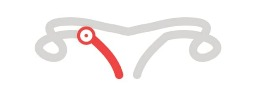
#> input picture ptrackernew.jpeg, 256 x 98 px, found by its file name
$ python prepare_ptracker.py
#> lines starting #> are read from the running program, lines starting #| are printed output that depends on the picture
# -*- coding: utf-8 -*-
"""The tracker from ptrackernew.jpeg: cleaned of its red, and traced.

    python tool/prepare_ptracker.py <path-to-ptrackernew.jpeg>

Writes two things:

* assets/ptracker.png -- the drawing with the red segment and the ring
  removed and the grey line restored under them, on a transparent
  background. The drawing is left-right symmetric, so the grey under the red
  is taken from the mirror pixel on the right; nothing is invented.
* lib/features/home/widgets/cycle_tracker_guide.dart -- the line's centre,
  in order, from the bottom-left tip up the left side, round the left loop,
  across the top, round the right loop and down the right side to the
  bottom-right tip. The app draws the cycle in red along it up to today,
  with a ring on today.

The line crosses itself at each loop, which defeats every walk along it, so
the order is built from landmarks measured on the drawing -- the tips, the
shoulders, each loop's extremes, the arch peaks and the centre dip -- joined
by a smooth spline through them. Under a five-pixel stroke that is the line.
"""
import math
import sys

from PIL import Image

ASSET = 'assets/ptracker.png'
OUT = 'lib/features/home/widgets/cycle_tracker_guide.dart'
SCALE = 3
POINTS = 240


def is_red(rgb):
    r, g, b = rgb
    hi, lo = max(rgb), min(rgb)
    return hi > 140 and (hi - lo) / hi > 0.30 and r > g and r > b


def is_ink(rgb):
    return not (rgb[0] > 236 and rgb[1] > 236 and rgb[2] > 236)


def clean(img):
    """Red and ring replaced by the mirror pixel; white made transparent."""
    w, h = img.size
    src = img.convert('RGB').load()
    out = Image.new('RGBA', img.size, (0, 0, 0, 0))
    dst = out.load()
    redset = set()
    for y in range(h):
        for x in range(w):
            if is_red(src[x, y]):
                for dx in range(-4, 5):
                    for dy in range(-4, 5):
                        redset.add((x + dx, y + dy))
    for y in range(h):
        for x in range(w):
            sx = w - 1 - x if (x, y) in redset else x
            rgb = src[sx, y]
            if is_ink(rgb) and not is_red(rgb):
                dst[x, y] = (rgb[0], rgb[1], rgb[2], 255)
    return out


def landmarks(cleaned):
    big = cleaned.resize((cleaned.width * SCALE, cleaned.height * SCALE), Image.LANCZOS)
    w, h = big.size
    px = big.load()
    ink = {(x, y) for y in range(h) for x in range(w) if px[x, y][3] > 40}
    cx = w / 2

    def lowest(pred):
        return max((p for p in ink if pred(p)), key=lambda p: p[1])

    def highest(pred):
        return min((p for p in ink if pred(p)), key=lambda p: p[1])

    # Tips: the lowest ink on each side of the centre, taken at the middle of
    # the stroke's width there.
    def tip(left):
        row = lowest(lambda p: p[0] < cx if left else p[0] > cx)
        xs = [p[0] for p in ink if p[1] == row[1] and ((p[0] < cx) if left else (p[0] > cx))]
        return (sum(xs) / len(xs), row[1])

    tip_l, tip_r = tip(True), tip(False)

    # Loops: the leftmost and rightmost ink, and around each, the loop's box.
    leftmost = min(ink, key=lambda p: p[0])
    rightmost = max(ink, key=lambda p: p[0])

    def loop_box(anchor, left):
        # The loop is the ink within a band of columns from the extreme.
        span = w * 0.16
        pts = [p for p in ink if (p[0] < anchor[0] + span if left else p[0] > anchor[0] - span)]
        xs = [p[0] for p in pts]
        ys = [p[1] for p in pts]
        return min(xs), min(ys), max(xs), max(ys)

    lb = loop_box(leftmost, True)
    rb = loop_box(rightmost, False)

    # The top arch: the highest ink per column across the middle.
    def top_at(x):
        ys = [p[1] for p in ink if p[0] == int(x)]
        return min(ys) if ys else None

    # Centre dip: the lowest point of the top edge near the centre.
    dip_x = max(range(int(cx - w * 0.06), int(cx + w * 0.06)), key=lambda x: top_at(x) or -1)
    dip = (dip_x, top_at(dip_x) + SCALE * 2.5)
    # Arch peaks: the highest point of the top edge on each side.
    peak_l_x = min(range(int(w * 0.22), int(cx - w * 0.06)), key=lambda x: top_at(x) or 1e9)
    peak_r_x = min(range(int(cx + w * 0.06), int(w * 0.78)), key=lambda x: top_at(x) or 1e9)
    peak_l = (peak_l_x, top_at(peak_l_x) + SCALE * 2.5)
    peak_r = (peak_r_x, top_at(peak_r_x) + SCALE * 2.5)

    # Shoulders: where each side reaches the top -- the highest ink in the
    # column band just inside each loop box, taken at the stroke's centre.
    sh_l_x = lb[2] + w * 0.03
    sh_r_x = rb[0] - w * 0.03
    sh_l = (sh_l_x, top_at(sh_l_x) + SCALE * 2.5)
    sh_r = (sh_r_x, top_at(sh_r_x) + SCALE * 2.5)

    # Mid-side points: on each side, halfway between tip and shoulder in y,
    # at the stroke's centre.
    def side_mid(tip, shoulder, left):
        y = int((tip[1] + shoulder[1]) / 2)
        xs = [p[0] for p in ink if p[1] == y and ((p[0] < cx) if left else (p[0] > cx))]
        # the side is the run nearest the centre
        xs = sorted(xs, reverse=left)
        run = [xs[0]]
        for x in xs[1:]:
            if abs(x - run[-1]) <= 2:
                run.append(x)
            else:
                break
        return (sum(run) / len(run), y)

    mid_l = side_mid(tip_l, sh_l, True)
    mid_r = side_mid(tip_r, sh_r, False)

    # Loop points, at the stroke's centre: bottom, outer, top (the loop's
    # own top, under the tube), and the crossing near the shoulder.
    inset = SCALE * 2.5

    def loop_pts(box, left):
        x0, y0, x1, y1 = box
        bottom = ((x0 + x1) / 2, y1 - inset)
        outer = ((x0 + inset) if left else (x1 - inset), (y0 + y1) / 2)
        top = ((x0 + x1) / 2, y0 + inset + SCALE * 4)
        return bottom, outer, top

    lb_bottom, lb_outer, lb_top = loop_pts(lb, True)
    rb_bottom, rb_outer, rb_top = loop_pts(rb, False)

    # The path, in order. The tube leaves the shoulder outward and down into
    # the loop's bottom, round the outside, up over the loop's top, and back
    # in over the crossing to the arch peak.
    left_tube_mid = ((sh_l[0] + lb_bottom[0]) / 2, (sh_l[1] + lb_bottom[1]) / 2 + SCALE * 3)
    right_tube_mid = ((sh_r[0] + rb_bottom[0]) / 2, (sh_r[1] + rb_bottom[1]) / 2 + SCALE * 3)
    path = [
        tip_l, mid_l, sh_l, left_tube_mid, lb_bottom, lb_outer, lb_top,
        (sh_l[0] + SCALE * 2, sh_l[1] + SCALE * 4), peak_l, dip, peak_r,
        (sh_r[0] - SCALE * 2, sh_r[1] + SCALE * 4), rb_top, rb_outer, rb_bottom,
        right_tube_mid, sh_r, mid_r, tip_r,
    ]
    return [(x / w, y / h) for x, y in path], big


def catmull_rom(points, per_segment):
    out = []
    n = len(points)
    for i in range(n - 1):
        p0 = points[max(i - 1, 0)]
        p1 = points[i]
        p2 = points[i + 1]
        p3 = points[min(i + 2, n - 1)]
        for k in range(per_segment):
            t = k / per_segment
            t2, t3 = t * t, t * t * t
            x = 0.5 * ((2 * p1[0]) + (-p0[0] + p2[0]) * t + (2 * p0[0] - 5 * p1[0] + 4 * p2[0] - p3[0]) * t2 + (-p0[0] + 3 * p1[0] - 3 * p2[0] + p3[0]) * t3)
            y = 0.5 * ((2 * p1[1]) + (-p0[1] + p2[1]) * t + (2 * p0[1] - 5 * p1[1] + 4 * p2[1] - p3[1]) * t2 + (-p0[1] + 3 * p1[1] - 3 * p2[1] + p3[1]) * t3)
            out.append((x, y))
    out.append(points[-1])
    return out


def resample(path, n):
    dists = [0.0]
    for a, b in zip(path, path[1:]):
        dists.append(dists[-1] + math.hypot(b[0] - a[0], b[1] - a[1]))
    total = dists[-1]
    out = []
    j = 0
    for i in range(n):
        t = total * i / (n - 1)
        while j < len(dists) - 2 and dists[j + 1] < t:
            j += 1
        a, b = path[j], path[j + 1]
        seg = dists[j + 1] - dists[j] or 1
        f = (t - dists[j]) / seg
        out.append((a[0] + (b[0] - a[0]) * f, a[1] + (b[1] - a[1]) * f))
    return out


def main(source):
#> called with source = '../ptrackernew.jpeg'
    img = Image.open(source)
#> img is the input picture: PIL image 256x98 RGB; mean R, G, B 248.5, 245, 244.6
    cleaned = clean(img)
#> in clean, `out = Image.new('RGBA', img.size, (0, 0, 0, 0))`: out: PIL image 256x98 RGBA; every value is 0
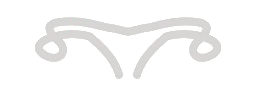
#> cleaned: PIL image 256x98 RGBA; mean R, G, B, A 35.5, 35.4, 35.1, 41.9; transparent parts drawn white
    cleaned.save(ASSET)
    print('wrote %s (%dx%d)' % (ASSET, cleaned.width, cleaned.height))
#| wrote assets/ptracker.png (256x98)

    anchors, big = landmarks(cleaned)
#> the loop in side_mid, `for x in xs[1:]:` made 38 passes
#> x on passes 1 to 12: 326, 325, 324, 323, 322, 321, 320, 319, 318, 317, 316, 315
#> the loop in side_mid (call 2), `for x in xs[1:]:` made 38 passes
#> x on passes 1 to 12: 441, 442, 443, 444, 445, 446, 447, 448, 449, 450, 451, 452
    pts = resample(catmull_rom(anchors, 24), POINTS)
#> the loop in resample, `for a, b in zip(path, path[1:]):` made 432 passes
#> (a, b) on passes 1 to 3: ((0.462, 0.806), (0.461, 0.799)), ((0.461, 0.799), (0.459, 0.791)), ((0.459, 0.791), (0.458, 0.783))
    lines = [
        "import 'package:flutter/painting.dart';",
        '',
        '// Generated by tool/prepare_ptracker.py from ptrackernew.jpeg.',
        '// Do not edit by hand: rerun the tool after changing the image.',
        '',
        '/// Width over height of the tracker image.',
        'const double cycleTrackerAspect = %.6f;' % (cleaned.width / cleaned.height),
        '',
        "/// The line's centre in image space (0..1), from the bottom-left tip",
        '/// round the whole drawing to the bottom-right tip.',
        'const List<Offset> cycleTrackerGuide = [',
    ]
    for x, y in pts:
        lines.append('  Offset(%.4f, %.4f),' % (x, y))
#> this loop made 240 passes
#> (x, y) on passes 1 to 3: (0.462, 0.806), (0.459, 0.79), (0.456, 0.775)
    lines.append('];')
    lines.append('')
    open(OUT, 'w', encoding='utf-8').write('\n'.join(lines))
    print('wrote %s: %d points from %d landmarks' % (OUT, len(pts), len(anchors)))
#| wrote lib/features/home/widgets/cycle_tracker_guide.dart: 240 points from 19 landmarks

    from PIL import ImageDraw
    chk = Image.new('RGBA', big.size, (250, 246, 240, 255))
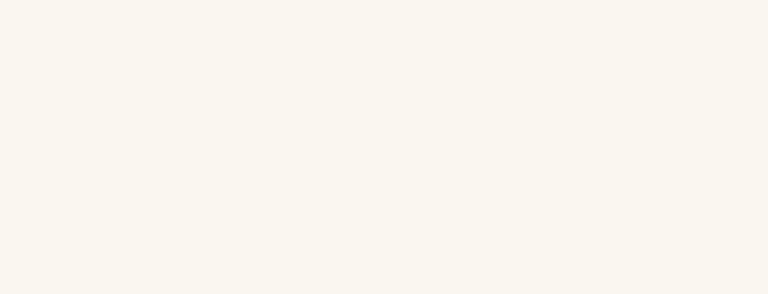
#> chk: PIL image 768x294 RGBA; mean R, G, B, A 250, 246, 240, 255
    chk.alpha_composite(big)
    d = ImageDraw.Draw(chk)
    for i, (a, b) in enumerate(zip(pts, pts[1:])):
        v = int(220 * i / len(pts))
        d.line([(a[0] * big.width, a[1] * big.height), (b[0] * big.width, b[1] * big.height)],
               fill=(v, 0, 0), width=3)
#> this loop made 239 passes
#> (a, b) on passes 1 to 3: ((0.462, 0.806), (0.459, 0.79)), ((0.459, 0.79), (0.456, 0.775)), ((0.456, 0.775), (0.453, 0.759))
    for x, y in anchors:
        d.ellipse([x * big.width - 4, y * big.height - 4, x * big.width + 4, y * big.height + 4], outline=(0, 90, 200), width=2)
#> this loop made 19 passes
#> (x, y) on passes 1 to 12: (0.462, 0.806), (0.402, 0.503), (0.324, 0.206), (0.27, 0.437), (0.215, 0.607), (0.145, 0.401), (0.215, 0.236), (0.332, 0.247), (0.242, 0.196), (0.486, 0.298), (0.695, 0.196), (0.667, 0.247)
    chk.convert('RGB').save('build/ptracker_check.png')
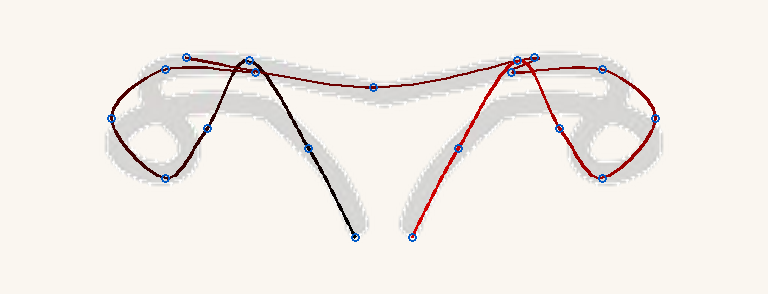
#> saved as ptracker_check.png: PIL image 768x294 RGB; mean R, G, B 242.1, 236.9, 232
    print('check image: build/ptracker_check.png')


if __name__ == '__main__':
    main(sys.argv[1] if len(sys.argv) > 1 else '../ptrackernew.jpeg')
